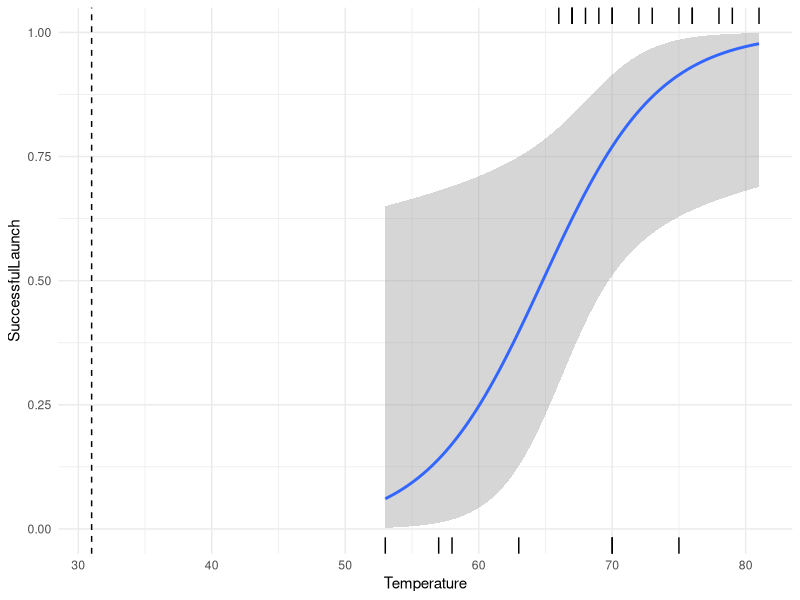

Write the R code that produced this figure.
## ---- chunk 1
library(tidyverse)
library(here)
theme_set(theme_minimal())
challenger_df <- read_csv(here("data/Challenger.csv"))
## ---- chunk 2
library(broom)
launch_mod <- glm(SuccessfulLaunch ~ Temperature, data = challenger_df,
    family = "binomial")
launch_mod |> tidy()
## ---- chunk 3
ggplot(data = challenger_df, aes(x = Temperature,
                                 y = SuccessfulLaunch)) +
  geom_smooth(method = "glm",
              method.args = list(family = "binomial")) +
  geom_rug(data = challenger_df |> filter(SuccessfulLaunch == 1), sides = "t") + 
   geom_rug(data = challenger_df |> filter(SuccessfulLaunch == 0), sides = "b") +
  geom_vline(aes(xintercept = 31), linetype = "dashed")
